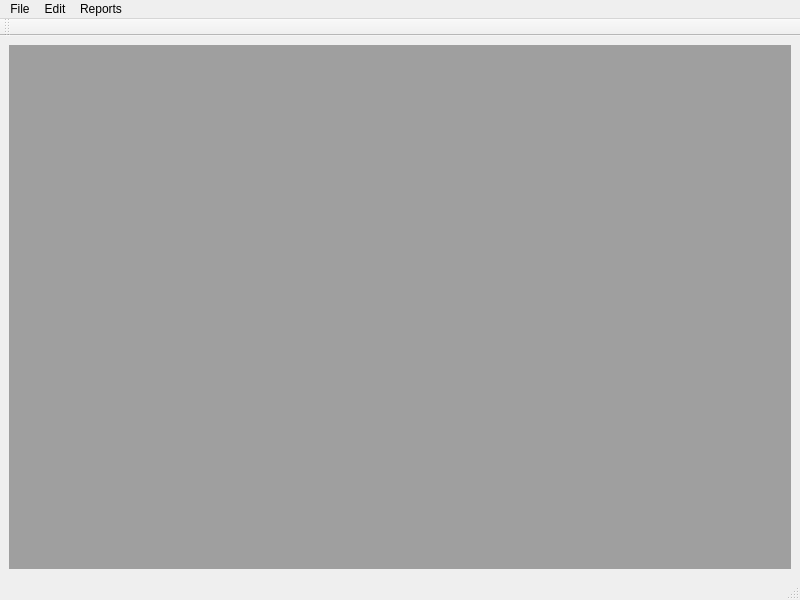
<?xml version="1.0" encoding="UTF-8"?>
<ui version="4.0">
 <class>MainWindow</class>
 <widget class="QMainWindow" name="MainWindow">
  <property name="geometry">
   <rect>
    <x>0</x>
    <y>0</y>
    <width>800</width>
    <height>600</height>
   </rect>
  </property>
  <property name="windowTitle">
   <string>MainWindow</string>
  </property>
  <widget class="QWidget" name="centralwidget">
   <layout class="QHBoxLayout" name="horizontalLayout_2">
    <item>
     <widget class="QMdiArea" name="mdiArea"/>
    </item>
   </layout>
  </widget>
  <widget class="QMenuBar" name="menubar">
   <property name="geometry">
    <rect>
     <x>0</x>
     <y>0</y>
     <width>800</width>
     <height>26</height>
    </rect>
   </property>
   <widget class="QMenu" name="menuFile">
    <property name="title">
     <string>File</string>
    </property>
    <addaction name="actionRefresh"/>
    <addaction name="actionAbout"/>
    <addaction name="actionSettings"/>
    <addaction name="actionExit"/>
   </widget>
   <widget class="QMenu" name="menuEdit">
    <property name="title">
     <string>Edit</string>
    </property>
    <widget class="QMenu" name="menuDictionaries">
     <property name="title">
      <string>Dictionaries</string>
     </property>
     <addaction name="actionSeries"/>
     <addaction name="actionCategory"/>
     <addaction name="actionGenre"/>
     <addaction name="actionCollection"/>
     <addaction name="actionStorage"/>
     <addaction name="actionDifficulties_2"/>
    </widget>
    <addaction name="actionGames"/>
    <addaction name="menuDictionaries"/>
    <addaction name="actionNotes"/>
    <addaction name="actionTags"/>
    <addaction name="actionReviews"/>
   </widget>
   <widget class="QMenu" name="menuStats">
    <property name="title">
     <string>Reports</string>
    </property>
    <addaction name="actionPredefined"/>
    <addaction name="actionSaved"/>
    <addaction name="actionNew_from_scratch"/>
   </widget>
   <addaction name="menuFile"/>
   <addaction name="menuEdit"/>
   <addaction name="menuStats"/>
  </widget>
  <widget class="QStatusBar" name="statusbar"/>
  <widget class="QToolBar" name="toolBar">
   <property name="windowTitle">
    <string>toolBar</string>
   </property>
   <attribute name="toolBarArea">
    <enum>TopToolBarArea</enum>
   </attribute>
   <attribute name="toolBarBreak">
    <bool>false</bool>
   </attribute>
  </widget>
  <action name="actionGames">
   <property name="text">
    <string>Games</string>
   </property>
  </action>
  <action name="actionNotes">
   <property name="text">
    <string>Notes</string>
   </property>
  </action>
  <action name="actionTags">
   <property name="text">
    <string>Tags</string>
   </property>
  </action>
  <action name="actionReviews">
   <property name="text">
    <string>Reviews</string>
   </property>
  </action>
  <action name="actionSettings">
   <property name="text">
    <string>Settings</string>
   </property>
  </action>
  <action name="actionExit">
   <property name="text">
    <string>Exit</string>
   </property>
  </action>
  <action name="actionRefresh">
   <property name="text">
    <string>Refresh</string>
   </property>
  </action>
  <action name="actionPredefined">
   <property name="text">
    <string>Predefined</string>
   </property>
  </action>
  <action name="actionSaved">
   <property name="text">
    <string>Saved</string>
   </property>
  </action>
  <action name="actionNew_from_scratch">
   <property name="text">
    <string>New from scratch</string>
   </property>
  </action>
  <action name="actionAbout">
   <property name="text">
    <string>About</string>
   </property>
  </action>
  <action name="actionSeries">
   <property name="text">
    <string>Series</string>
   </property>
  </action>
  <action name="actionCategory">
   <property name="text">
    <string>Category</string>
   </property>
  </action>
  <action name="actionGenre">
   <property name="text">
    <string>Genre</string>
   </property>
  </action>
  <action name="actionCollection">
   <property name="text">
    <string>Collection</string>
   </property>
  </action>
  <action name="actionDifficulties_2">
   <property name="text">
    <string>Difficulties</string>
   </property>
  </action>
  <action name="actionStorage">
   <property name="text">
    <string>Storage</string>
   </property>
  </action>
 </widget>
 <resources/>
 <connections/>
</ui>
